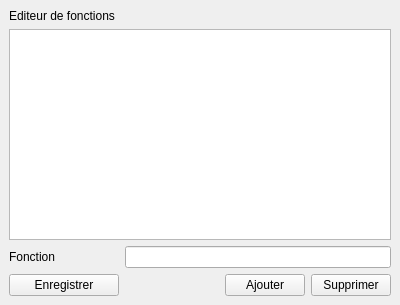
<?xml version="1.0" encoding="UTF-8"?>
<ui version="4.0">
 <class>DockWidget</class>
 <widget class="QDockWidget" name="DockWidget">
  <property name="geometry">
   <rect>
    <x>0</x>
    <y>0</y>
    <width>400</width>
    <height>305</height>
   </rect>
  </property>
  <property name="windowTitle">
   <string>DockWidget</string>
  </property>
  <widget class="QWidget" name="dockWidgetContents">
   <layout class="QVBoxLayout" name="verticalLayout">
    <item>
     <layout class="QGridLayout" name="gridLayout">
      <item row="0" column="0">
       <widget class="QLabel" name="label">
        <property name="text">
         <string>Editeur de fonctions </string>
        </property>
       </widget>
      </item>
      <item row="4" column="0">
       <widget class="QPushButton" name="enregristrerPushButton">
        <property name="text">
         <string>Enregistrer</string>
        </property>
       </widget>
      </item>
      <item row="4" column="2">
       <widget class="QPushButton" name="ajouterPushButton">
        <property name="text">
         <string>Ajouter</string>
        </property>
       </widget>
      </item>
      <item row="4" column="3">
       <widget class="QPushButton" name="supprimerPushButton">
        <property name="text">
         <string>Supprimer</string>
        </property>
       </widget>
      </item>
      <item row="3" column="0">
       <widget class="QLabel" name="label_2">
        <property name="text">
         <string>Fonction</string>
        </property>
       </widget>
      </item>
      <item row="4" column="1">
       <spacer name="horizontalSpacer">
        <property name="orientation">
         <enum>Qt::Orientation::Horizontal</enum>
        </property>
        <property name="sizeHint" stdset="0">
         <size>
          <width>40</width>
          <height>20</height>
         </size>
        </property>
       </spacer>
      </item>
      <item row="3" column="1" colspan="3">
       <widget class="QLineEdit" name="ajouterFonctionLineEdit"/>
      </item>
      <item row="2" column="0" colspan="4">
       <widget class="QListView" name="fonctionListView"/>
      </item>
     </layout>
    </item>
   </layout>
  </widget>
 </widget>
 <resources/>
 <connections/>
</ui>
